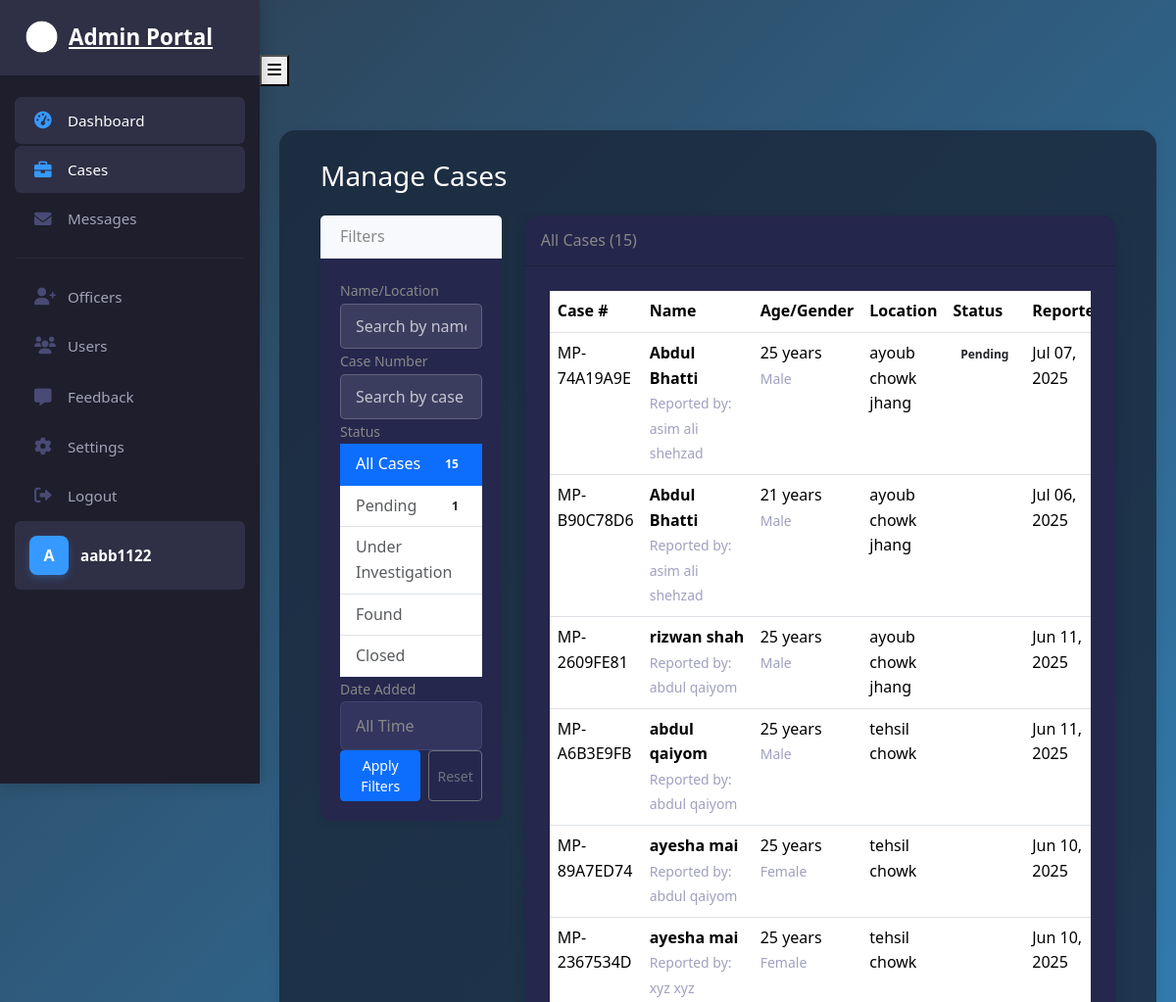
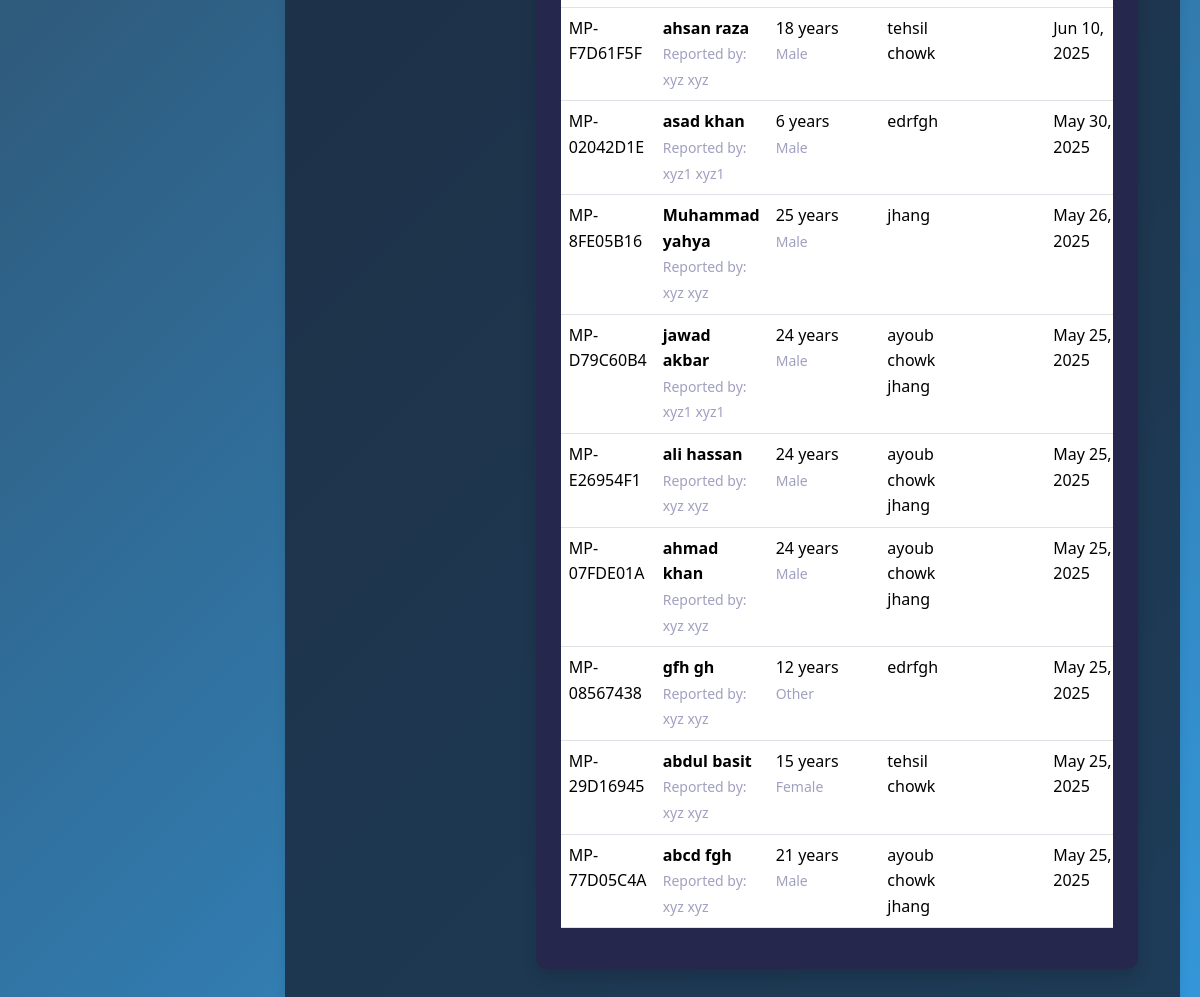
The page /cadmin/manage-cases/ (signed in) on the database as committed earlier (2 pictures, top to bottom).
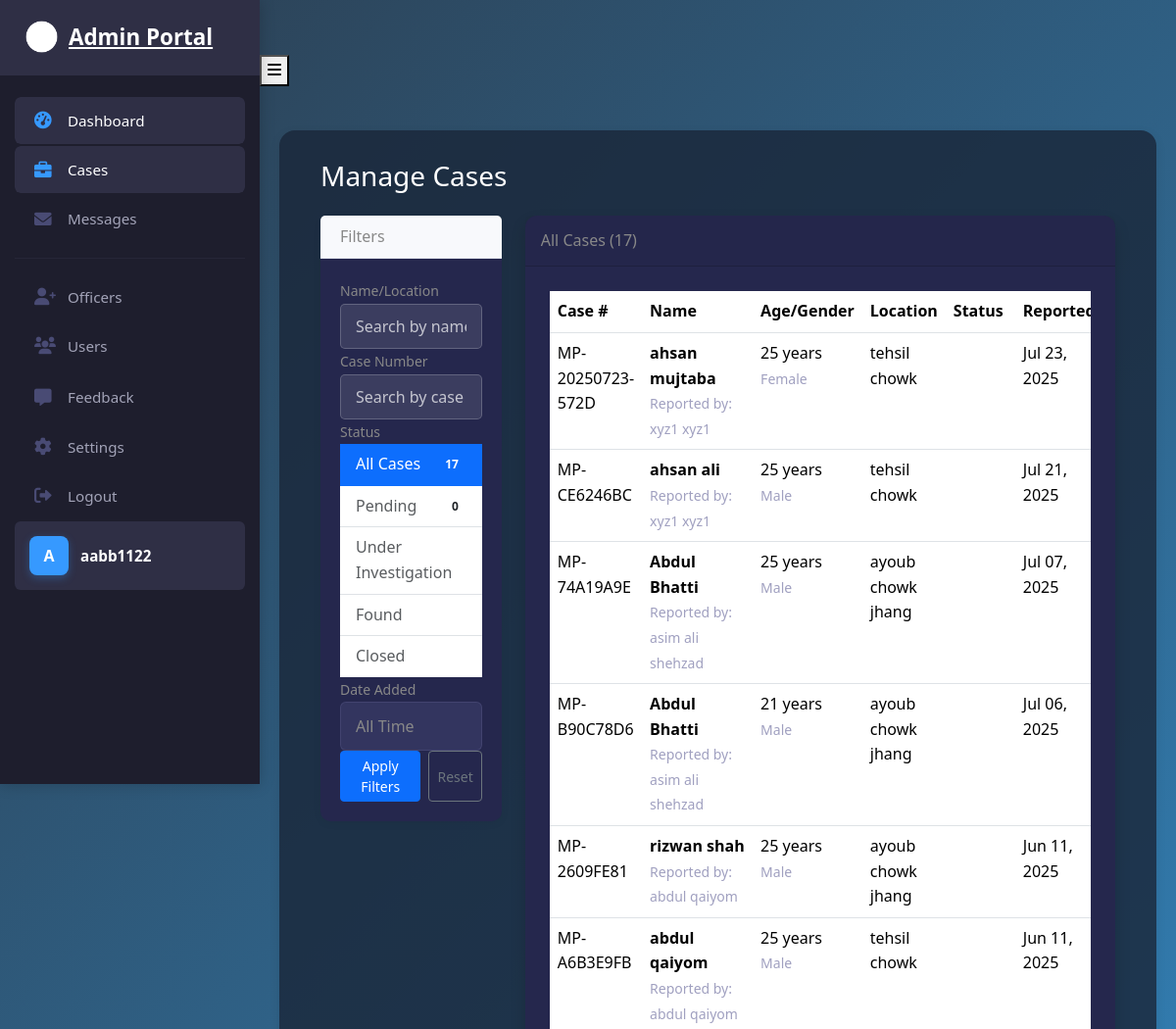
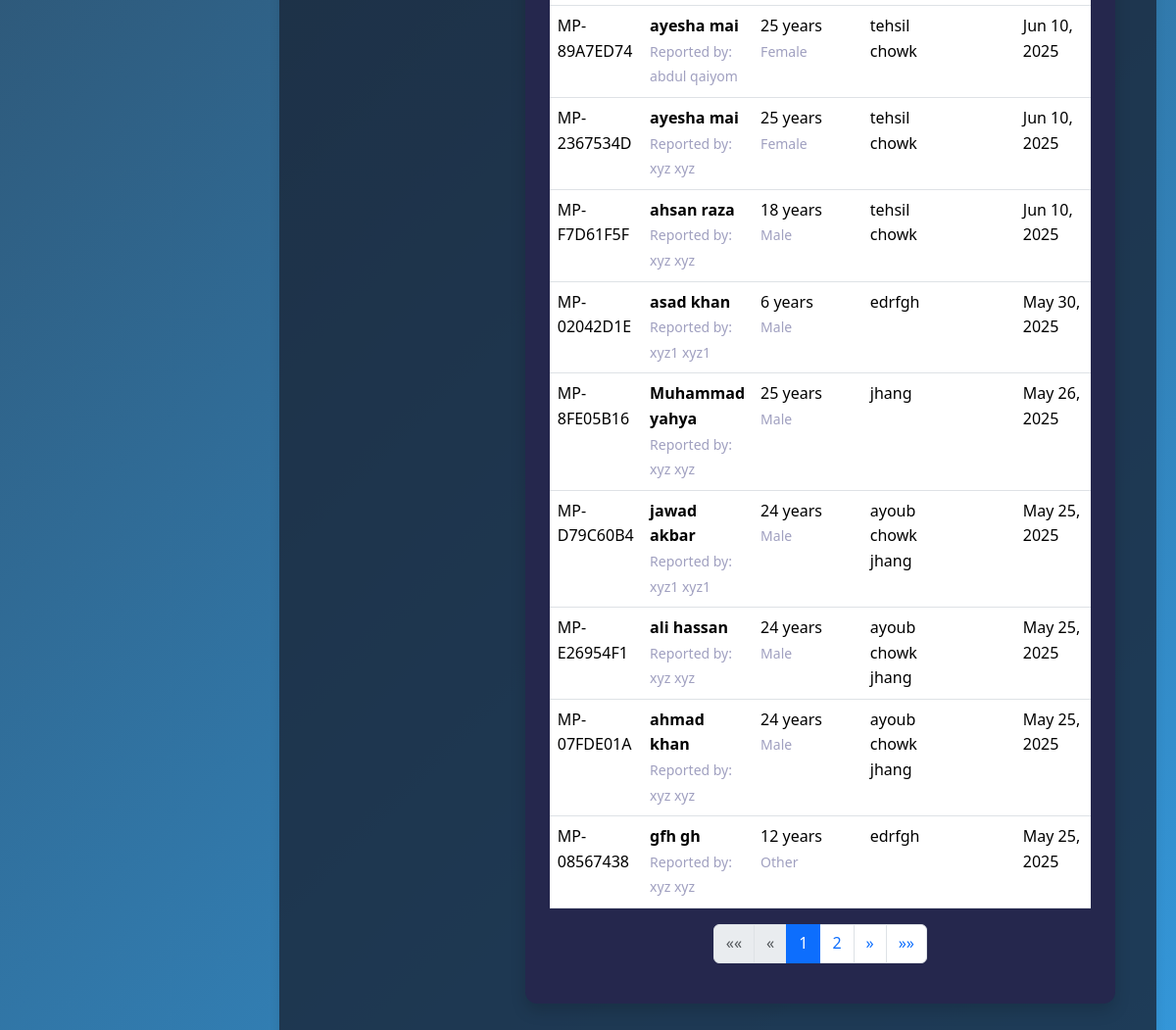
The same page on the database as committed later (2 pictures, top to bottom).
### user/models.py (models this page shows, shortened)
class MissingPerson(models.Model):
    GENDER_CHOICES = (
        ('M', 'Male'),
        ('F', 'Female'),
        ('O', 'Other'),
    )
    STATUS_CHOICES = (
        ('pending', 'Pending'),
        ('investigation', 'Under Investigation'),
        ('found', 'Found'),
        ('closed', 'Closed'),
    )
    first_name = models.CharField(max_length=100)
    last_name = models.CharField(max_length=100)
    age = models.IntegerField()
    gender = models.CharField(max_length=1, choices=GENDER_CHOICES)
    date_of_birth = models.DateField()
    height = models.CharField(max_length=50, help_text="Height in feet and inches")
    weight = models.CharField(max_length=50, help_text="Weight in kg", blank=True)
    eye_color = models.CharField(max_length=50)
    hair_color = models.CharField(max_length=50)
    skin_color = models.CharField(max_length=50, blank=True)
    distinguishing_marks = models.TextField(blank=True, help_text="Scars, tattoos, or other identifying marks")
    last_seen_date = models.DateField()
    last_seen_location = models.CharField(max_length=255)
    last_seen_wearing = models.TextField(help_text="Description of clothes last seen wearing")
    reporter = models.ForeignKey(User, on_delete=models.CASCADE, related_name='reported_missing_persons')
    contact_number = models.CharField(max_length=15)
    additional_contact = models.CharField(max_length=15, blank=True)
    case_number = models.CharField(max_length=50, unique=True)
    status = models.CharField(max_length=20, choices=STATUS_CHOICES, default='pending')
    location_found = models.CharField(max_length=255, blank=True, null=True)
    found_date = models.DateField(blank=True, null=True)
    description = models.TextField(help_text="Additional details about the missing person")
    photo = models.ImageField(upload_to='missing_persons/')
    additional_photo_1 = models.ImageField(upload_to='missing_persons/additional/', blank=True, null=True)
    additional_photo_2 = models.ImageField(upload_to='missing_persons/additional/', blank=True, null=True)
    additional_photo_3 = models.ImageField(upload_to='missing_persons/additional/', blank=True, null=True)
    closure_proof_photo = models.ImageField(upload_to='missing_persons/closure_proofs/', blank=True, null=True)
    created_at = models.DateTimeField(auto_now_add=True)
    updated_at = models.DateTimeField(auto_now=True)
    def get_status_display(self, status=None):
        if status is None:
            status = self.status
        return dict(self.STATUS_CHOICES).get(status, status)
    class Meta:
        ordering = ['-created_at']
        verbose_name = 'Missing Person'
        verbose_name_plural = 'Missing Persons'

### frontend/models.py (models this page shows, shortened)
class User(AbstractUser):
    USER_TYPE_CHOICES = (
        ('user', 'Regular User'),
        ('officer', 'Police Officer'),
        ('admin', 'Admin'),
    )
    RANK_CHOICES = (
        ('IGP', 'Inspector General of Police (IGP)'),
        ('DIG', 'Deputy Inspector General (DIG)'),
        ('SSP', 'Senior Superintendent of Police (SSP)'),
        ('SP', 'Superintendent of Police (SP)'),
        ('DSP', 'Deputy Superintendent of Police (DSP)'),
        ('ASP', 'Assistant Superintendent of Police (ASP)'),
        ('Inspector', 'Inspector'),
        ('SI', 'Sub-Inspector (SI)'),
        ('ASI', 'Assistant Sub-Inspector (ASI)'),
        ('HC', 'Head Constable (HC)'),
        ('Constable', 'Constable'),
    )
    user_type = models.CharField(max_length=10, choices=USER_TYPE_CHOICES, default='user')
    phone_number = models.CharField(max_length=15, blank=True)
    address = models.TextField(blank=True)
    profile_picture = models.ImageField(upload_to='profile_pictures/', blank=True, null=True)
    date_of_birth = models.DateField(null=True, blank=True)
    is_verified = models.BooleanField(default=False)
    created_at = models.DateTimeField(auto_now_add=True)
    updated_at = models.DateTimeField(auto_now=True)
    cnic = models.CharField(max_length=15, unique=True, blank=True, null=True, help_text="Format: 12345-1234567-1")
    rank = models.CharField(max_length=20, choices=RANK_CHOICES, blank=True, null=True)
    cases_closed = models.PositiveIntegerField(default=0, help_text="Number of cases closed by this officer")
    groups = models.ManyToManyField(
        'auth.Group',
        verbose_name=_('groups'),
        blank=True,
        help_text=_(
            'The groups this user belongs to. A user will get all permissions '
            'granted to each of their groups.'
        ),
        related_name='frontend_user_set',
        related_query_name='frontend_user'
    )
    user_permissions = models.ManyToManyField(
        'auth.Permission',
        verbose_name=_('user permissions'),
        blank=True,
        help_text=_('Specific permissions for this user.'),
        related_name='frontend_user_set',
        related_query_name='frontend_user'
    )
    def is_admin(self):
        return self.user_type == 'admin' or self.is_superuser
    class Meta:
        verbose_name = _('user')
        verbose_name_plural = _('users')
        db_table = 'frontend_user'

### cadmin/views.py (the view, shortened to what this page needs)
# urls.py: path('manage-cases/', views.case_list, name='manage_cases'),
@login_required(login_url='login')
@user_passes_test(is_admin, login_url='login')
def case_list(request):
    try:
        cases = MissingPerson.objects.select_related(
            'reporter'
        ).prefetch_related(
            'updates'
        ).all()
        name_filter = request.GET.get('name', '').strip()
        number_filter = request.GET.get('number', '').strip()
        status_filter = request.GET.get('status', '').strip()
        date_filter = request.GET.get('date', '').strip()
        if number_filter:
            cases = cases.filter(case_number__icontains=number_filter)
        if status_filter:
            cases = cases.filter(status=status_filter)
        cases = cases.order_by('-created_at')
        status_choices = MissingPerson.STATUS_CHOICES
        status_count_dict = {}
        for status, _ in status_choices:
            status_count_dict[status] = MissingPerson.objects.filter(status=status).count()
        paginator = Paginator(cases, 15)  # 15 cases per page
        page_number = request.GET.get('page')
        page_obj = paginator.get_page(page_number)
        context = {
            'page_obj': page_obj,
            'cases': page_obj.object_list,  # Pass the paginated cases
            'name_filter': name_filter,
            'number_filter': number_filter,
            'status_filter': status_filter,
            'date_filter': date_filter,
            'status_choices': status_choices,
            'status_count_dict': status_count_dict,  # Changed from status_counts to status_count_dict
            'total_cases': paginator.count,
        }
        return render(request, 'cadmin/case_list.html', context)
    except Exception as e:
        logger.error(f"Error in case_list view: {str(e)}", exc_info=True)
        messages.error(request, f"An error occurred while loading cases: {str(e)}")
        return render(request, 'cadmin/case_list.html', {'cases': []})

### cadmin/templatetags/case_filters.py (called while the page is built)
@register.filter(name='status_badge_class')
def status_badge_class(status):
    status_classes = {
        'pending': 'bg-warning text-dark',
        'investigation': 'bg-info text-white',
        'found': 'bg-success text-white',
        'closed': 'bg-secondary text-white',
    }
    return status_classes.get(status.lower(), 'bg-light text-dark')

### cadmin/views.py (called while the page is built)
def is_admin(user):
    return user.is_admin()

### cadmin/templates/cadmin/case_list.html (shortened to what the changed rows need)
{% extends 'cadmin/base_cases.html' %}
{% load case_filters %}
{% block page_title %}Manage Cases{% endblock %}
{% block case_content %}
<div class="row">
    <div class="col-lg-3">
        <div class="card filter-card mb-4">
            <div class="card-body">
                <form method="get" class="filter-form">
                    <div class="form-group">
                        <div class="list-group list-group-flush">
                            <a href="?" class="list-group-item list-group-item-action d-flex justify-content-between align-items-center {% if not status_filter %}active{% endif %}">
                                All Cases
                                <span class="badge badge-primary badge-pill">{{ total_cases|default:0 }}</span>
                            </a>
                            {% for status, label in status_choices %}
                            <a href="?status={{ status }}" class="list-group-item list-group-item-action d-flex justify-content-between align-items-center {% if status == status_filter %}active{% endif %}">
                                {{ label }}
                                <span class="badge badge-{{ status|status_badge_class }} badge-pill">
                                    {% for s, count in status_count_dict.items %}
                                        {% if s == status %}{{ count }}{% endif %}
                                    {% empty %}
                                        0
                                    {% endfor %}
                                </span>
                            </a>
                            {% endfor %}
                        </div>
                    </div>
                </form>
            </div>
        </div>
    </div>
    <div class="col-lg-9">
        <div class="card shadow mb-4">
            <div class="card-header py-3 d-flex flex-row align-items-center justify-content-between">
                <h6 class="m-0 font-weight-bold">
                    {% if name_filter or status_filter or date_filter %}
                        Filtered Cases ({{ page_obj.paginator.count }})
                    {% else %}
                        All Cases ({{ page_obj.paginator.count }})
                    {% endif %}
                </h6>
            </div>
            <div class="card-body">
                {% if page_obj %}
                    <div class="table-responsive">
                        <table class="table table-hover">
                            <thead class="thead-light">
                                <tr>
                                    <th>Case #</th>
                                    <th>Name</th>
                                    <th>Age/Gender</th>
                                    <th>Location</th>
                                    <th>Status</th>
                                    <th>Reported</th>
                                </tr>
                            </thead>
                            <tbody>
                                {% for case in page_obj %}
                                <tr>
                                    <td>{{ case.case_number }}</td>
                                    <td>
                                        <strong>{{ case.first_name }} {{ case.last_name }}</strong><br>
                                        <small class="text-muted">Reported by: {{ case.reporter.get_full_name|default:case.reporter.username }}</small>
                                    </td>
                                    <td>
                                        {{ case.age }} years<br>
                                        <small class="text-muted">{{ case.get_gender_display }}</small>
                                    </td>
                                    <td>{{ case.last_seen_location|truncatechars:30 }}</td>
                                    <td>
                                        <span class="badge badge-{{ case.status|status_badge_class }}">
                                            {{ case.get_status_display }}
                                        </span>
                                    </td>
                                    <td>{{ case.created_at|date:"M d, Y" }}</td>
                                </tr>
                                {% endfor %}
                            </tbody>
                        </table>
                    </div>
                    {% if page_obj.has_other_pages %}
                    <nav aria-label="Page navigation">
                        <ul class="pagination justify-content-center">
                            {% if page_obj.has_previous %}
                                <li class="page-item">
                                    <a class="page-link" href="?page=1{% if status_filter %}&status={{ status_filter }}{% endif %}{% if name_filter %}&name={{ name_filter }}{% endif %}{% if number_filter %}&number={{ number_filter }}{% endif %}{% if date_filter %}&date={{ date_filter }}{% endif %}" aria-label="First">
                                        <span aria-hidden="true">&laquo;&laquo;</span>
                                    </a>
                                </li>
                                <li class="page-item">
                                    <a class="page-link" href="?page={{ page_obj.previous_page_number }}{% if status_filter %}&status={{ status_filter }}{% endif %}{% if name_filter %}&name={{ name_filter }}{% endif %}{% if number_filter %}&number={{ number_filter }}{% endif %}{% if date_filter %}&date={{ date_filter }}{% endif %}" aria-label="Previous">
                                        <span aria-hidden="true">&laquo;</span>
                                    </a>
                                </li>
                            {% else %}
                                <li class="page-item disabled">
                                    <span class="page-link">&laquo;&laquo;</span>
                                </li>
                                <li class="page-item disabled">
                                    <span class="page-link">&laquo;</span>
                                </li>
                            {% endif %}
                            {% for num in page_obj.paginator.page_range %}
                                {% if page_obj.number == num %}
                                    <li class="page-item active">
                                        <span class="page-link">{{ num }}</span>
                                    </li>
                                {% elif num > page_obj.number|add:'-3' and num < page_obj.number|add:'3' %}
                                    <li class="page-item">
                                        <a class="page-link" href="?page={{ num }}">{{ num }}</a>
                                    </li>
                                {% endif %}
                            {% endfor %}
                            {% if page_obj.has_next %}
                                <li class="page-item">
                                    <a class="page-link" href="?page={{ page_obj.next_page_number }}" aria-label="Next">
                                        <span aria-hidden="true">&raquo;</span>
                                    </a>
                                </li>
                                <li class="page-item">
                                    <a class="page-link" href="?page={{ page_obj.paginator.num_pages }}" aria-label="Last">
                                        <span aria-hidden="true">&raquo;&raquo;</span>
                                    </a>
                                </li>
                            {% endif %}
                        </ul>
                    </nav>
                    {% endif %}
                {% endif %}
            </div>
        </div>
    </div>
</div>
{% endblock %}

Rows that differ between the two databases and show on the page:
no longer on this page (row unchanged): MissingPerson: case_number "MP-29D16945", first_name "abdul", last_name "basit", reporter.get_full_name "xyz xyz", age "15", gender "Female", last_seen_location "tehsil chowk", created_at "May 25, 2025"
no longer on this page (row unchanged): MissingPerson: case_number "MP-77D05C4A", first_name "abcd", last_name "fgh", reporter.get_full_name "xyz xyz", age "21", gender "Male", last_seen_location "ayoub chowk jhang", created_at "May 25, 2025"
added MissingPerson: case_number "MP-20250723-572D", first_name "ahsan", last_name "mujtaba", reporter.get_full_name "xyz1 xyz1", age "25", gender "Female", last_seen_location "tehsil chowk", created_at "Jul 23, 2025"
added MissingPerson: case_number "MP-CE6246BC", first_name "ahsan", last_name "ali", reporter.get_full_name "xyz1 xyz1", age "25", gender "Male", last_seen_location "tehsil chowk", created_at "Jul 21, 2025"
changed MissingPerson "MP-74A19A9E": status "Pending" → (not shown)
Other text that changed with them:
{{ total_cases|default:0 }}: "15" → "17"
{{ page_obj.paginator.count }}: "15" → "17"
list line gone: "1"
new list line: "0"
new list line: "1"
new list line: "2"
